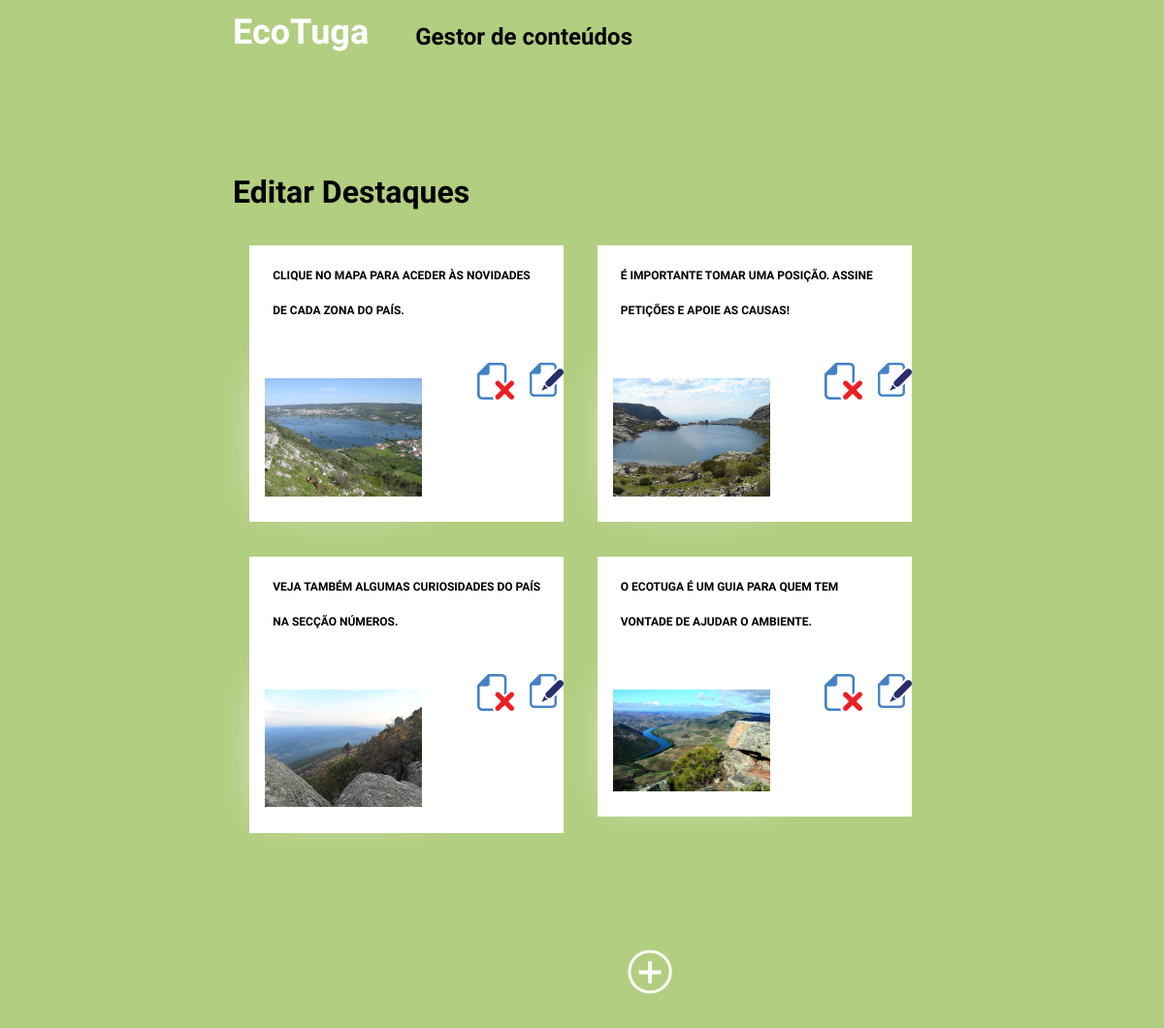
/admin/destaques.php, run on the app's committed database.
### tables this page shows
CREATE TABLE IF NOT EXISTS `destaques` (
  `id` int(11) NOT NULL AUTO_INCREMENT,
  `destaque` text NOT NULL,
  `imagem` text NOT NULL,
  PRIMARY KEY (`id`)
);

### admin/destaques.php (the view, shortened to what this page needs)
<?php
  $ligacao = mysqli_connect('localhost','root','','ecotuga_dados');
  mysqli_set_charset($ligacao,'utf8');
  $consulta = mysqli_query($ligacao, "SELECT * FROM destaques ORDER BY id");
$destaques = array();
while($linha = mysqli_fetch_assoc($consulta)){
  $destaques[] = $linha;
};
?>
<!DOCTYPE html>
<html>
<head>
    <link rel="stylesheet" type="text/css" href="css/style.css" >
</head>
<body>
<header id="top">
      <nav id="menu">
            <div class="contentor">
            <a href="index.php"><h1 class="left" id="logo">EcoTuga</h1></a>
            <h2 class="left" id="logo">Gestor de conteúdos</h2>
            </div>
      </nav>
</header>
<div class="contentor">
      <div class="lista">
      <br/>
            <h1>Editar Destaques</h1>
            <?php for($i=0;$i<count($destaques);$i++){ ?>
            <div class="item">
                <div class="lista-index">
                      <h3>
                        <?php echo $destaques[$i]['destaque']; ?>
                      </h3>
                        <div class="icones">
                        <a href=" destaques_editar.php?id=<?php echo $destaques[$i]['id']; ?>" class="botao_editar">
                      <img title="Editar" class="right" src="img/edit.png">
                    </a>
                    <a href="destaques.php?id_apagar=<?php echo $destaques[$i]['id']; ?>" title="Apagar" class="delete"><img class="delete-icon" src="img/delete.png"></img></a>
              </div>
                    <div class="lista-img">
                        <img src="../img/<?php echo $destaques[$i]['imagem']; ?>"></img>
                    </div>
                </div>
            </div>
            <?php } ?>
  <img src="../img/botao-mais.png" id="adicionar_artigo"></img>
      </div>
</div>
</body>
</html>

### admin/css/style.css (style rules this page uses)
* { box-sizing:border-box; }
body { margin:0; font-family: 'Exo', sans-serif; background-color:#B2CE80; }
a { text-decoration:none;color:inherit; }
h1 { margin:0; }
h3 { margin:0; margin-left: 2vw; font-size:1vw; text-transform: uppercase; display: block; width: 86%; height: 9vw; }
.left { float: left; }
.right { float: right; }
.contentor { width: 60%; margin: 0 auto; }
#top { position: fixed; display: block; z-index: 10; top: 0; }
#menu { background-color: #B2CE80; position: fixed; display: block; width: 100%; }
#menu h1 { margin: 1vw 0 1vw 0; font-size: 3vw; color:#FFF; }
#menu h2 { margin:1em 1em 1em 2em; color: #000; }
.contentor { max-width:80%; margin:0 auto; }
.item { display: table; width: 45%; background-color:#fff; margin: 5% 2.4% 0 2.4%; float: left; box-sizing: border-box; height: 100%; max-height: 50%; }
.lista { margin-top: 10em; }
.lista-img img { width:50%; margin:5%; box-shadow: 0 0 2em 0.2em rgba(255, 255, 255, 0.6); }
.lista-index { float:left; width:100%; margin-top: 4%; line-height: 1.5em; font-size: 2vw; }
.delete { float: right; width:11.8%; margin-right: 5%; }
.delete-icon { width: 100%; margin: 0; }
#adicionar_artigo { width: 15%; float:left; display: block; margin: 18% 2.4% 18% 2.4%; padding:0.5em 2em 0.5em 2em ; cursor: pointer; font-size: 1.3vw; box-sizing: border-box; }

### data on the page
destaques: destaque "CLIQUE NO MAPA PARA ACEDER ÀS NOVIDADES DE CADA ZONA DO PAÍS.", imagem (picture)
destaques: destaque "É IMPORTANTE TOMAR UMA POSIÇÃO. ASSINE PETIÇÕES E APOIE AS CAUSAS!", imagem (picture)
destaques: destaque "VEJA TAMBÉM ALGUMAS CURIOSIDADES DO PAÍS NA SECÇÃO NÚMEROS.", imagem (picture)
destaques: destaque "O ECOTUGA É UM GUIA PARA QUEM TEM VONTADE DE AJUDAR O AMBIENTE.", imagem (picture)
